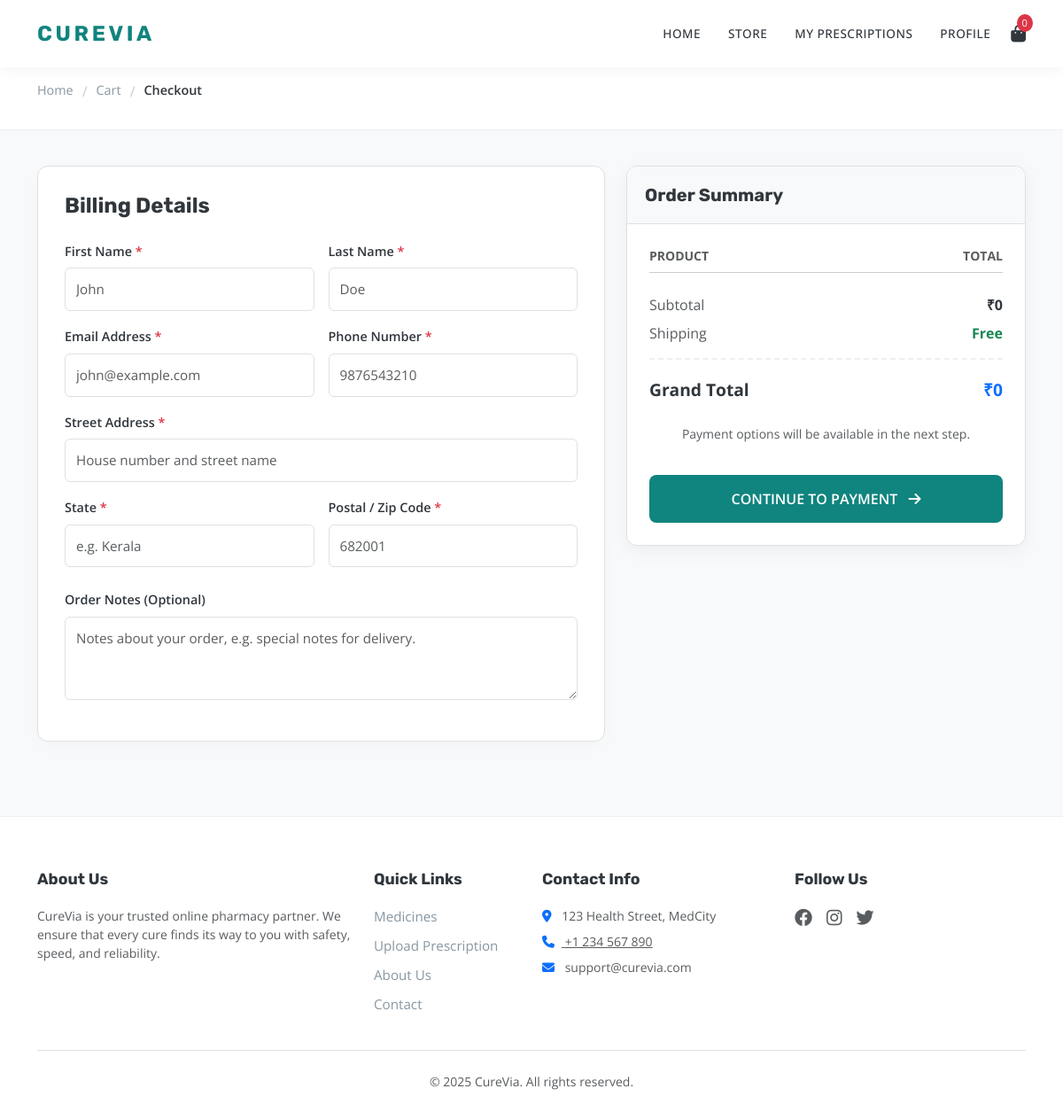
Page /checkout/ (signed in) on the earlier database version.
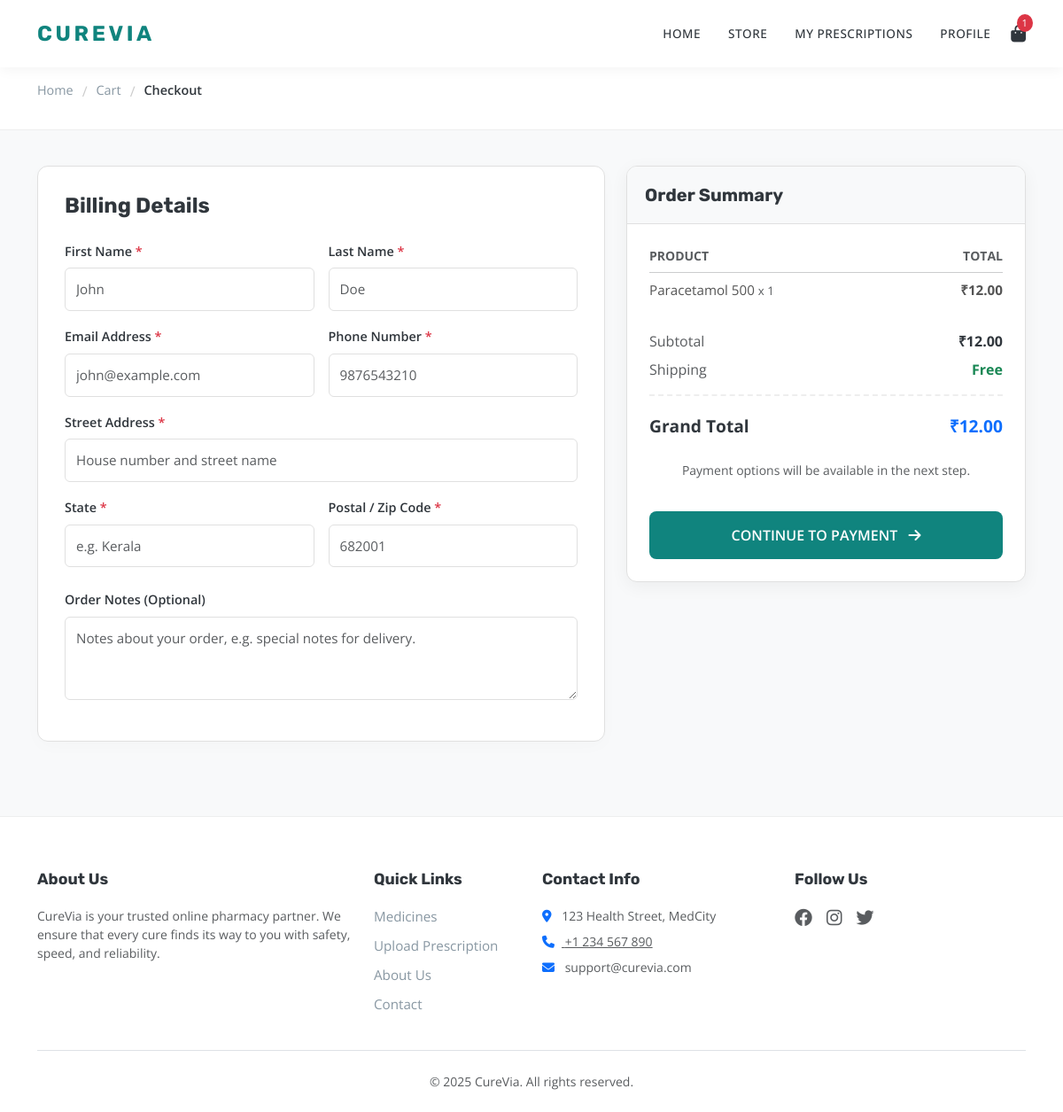
Same page on the later database version.
### myapp/models.py (models this page shows, shortened)
class Cart(models.Model):
    medicine = models.ForeignKey(
        Medicine,
        on_delete=models.CASCADE,
    )
    quantity = models.PositiveIntegerField()
    user = models.ForeignKey(
        Register,
        on_delete=models.CASCADE,
    )
    @property
    def total_price(self):
        return self.quantity * self.medicine.price

class Medicine(models.Model):
    name = models.CharField(max_length=100)
    category = models.ForeignKey(Category, on_delete=models.CASCADE, related_name='medicines')
    purpose = models.CharField(max_length=100, blank=True, null=True)
    description = models.TextField(blank=True, null=True)
    price = models.DecimalField(max_digits=10, decimal_places=2)
    quantity = models.PositiveIntegerField()
    rx_required = models.BooleanField(default=False)
    expiry_date = models.DateField()
    image = models.ImageField(upload_to='medicines/', blank=True, null=True)
    added_by_pharmacy = models.ForeignKey(Pharmacy, on_delete=models.CASCADE, related_name='added_medicines', null=True,
                                          blank=True)
    added_on = models.DateTimeField(auto_now_add=True)
    updated_on = models.DateTimeField(auto_now=True)
    is_popular = models.BooleanField(default=False)

### myapp/views.py (the view, shortened to what this page needs)
# urls.py: path('checkout/',views.checkout),
def checkout(request):
    uid=request.session['uid']
    reg=Register.objects.get(id=uid)
    cart=Cart.objects.filter(user=reg)
    total_price=0
    for i in cart:
        total=i.total_price
        total_price+=total
    return render(request, "user/checkout.html",{'cart':cart,'total_price':total_price})

### myapp/templates/user/checkout.html (shortened to what the changed rows need)
{% load static %}
<!DOCTYPE html>
<html lang="en">
<head>
    <link href="https://cdn.jsdelivr.net/npm/bootstrap@5.3.0/dist/css/bootstrap.min.css" rel="stylesheet">
    <link rel="stylesheet" href="https://cdnjs.cloudflare.com/ajax/libs/font-awesome/6.4.0/css/all.min.css">
</head>
<body>
    <nav class="navbar navbar-expand-lg sticky-top">
        <div class="container">
            <div class="collapse navbar-collapse" id="navContent">
                <ul class="navbar-nav ms-auto align-items-center">
                    <li class="nav-item">
                        <a href="/cart/" class="cart-icon">
                            <i class="fas fa-shopping-bag"></i>
                            <span class="cart-badge">{{ cart.count|default:"0" }}</span>
                        </a>
                    </li>
                </ul>
            </div>
        </div>
    </nav>
    <div class="container mb-5">
        <form method="post" action="/checkout/">
            <div class="row">
                <div class="col-lg-5">
                    <div class="order-summary-card">
                        <div class="summary-body">
                            <div class="mb-4">
                                {% for item in cart %}
                                <div class="item-row">
                                    <span>
                                        {{ item.medicine.name }}
                                        <span class="text-muted small">x {{ item.quantity }}</span>
                                    </span>
                                    <span class="fw-bold">₹{{ item.total_price }}</span>
                                </div>
                                {% endfor %}
                            </div>
                            <div class="d-flex justify-content-between mb-2">
                                <span class="text-muted">Subtotal</span>
                                <span class="fw-bold">₹{{ total_price }}</span>
                            </div>
                            <div class="total-row">
                                <span>Grand Total</span>
                                <span class="text-primary">₹{{ total_price }}</span>
                            </div>
                        </div>
                    </div>
                </div>
            </div>
        </form>
    </div>
</body>
</html>

Differences in the rows shown:
added Cart: medicine.name "Paracetamol 500", quantity "1", total_price "12.00"
Other differences:
{{ cart.count|default:"0" }}: "0" → "1"
{{ total_price }}: "0" → "12.00"
